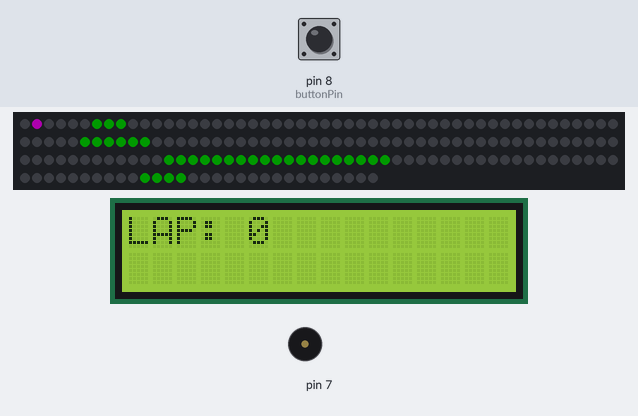
Bench run of a sketch on a simulated Arduino Uno, built with avr-gcc and run on an emulated ATmega328P. On the bench: 180 RGB LEDs in strip order, left to right, continuing on the next row, 16×2 character LCD, buzzer (waves = sounding). The test bench sets the inputs (shaded band); at power-on: pin 8 (buttonPin) LOW. Dim RGB values are drawn brighter than linear; what the sketch prints to the serial monitor is not drawn.

Above: at 0.97 s.
1.3 s: pin 8 (buttonPin) pulled HIGH for 3.2 s
At 1.67 s:
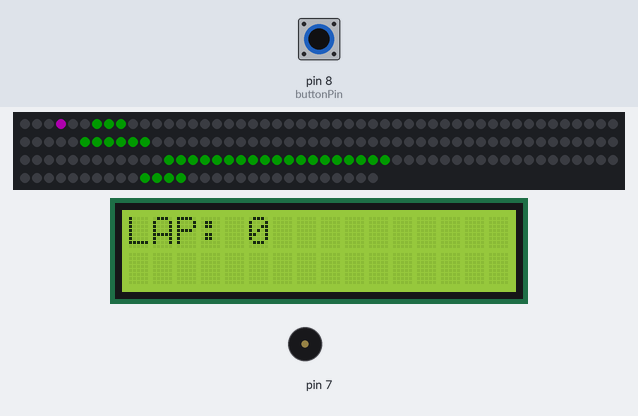
At 3.89 s:
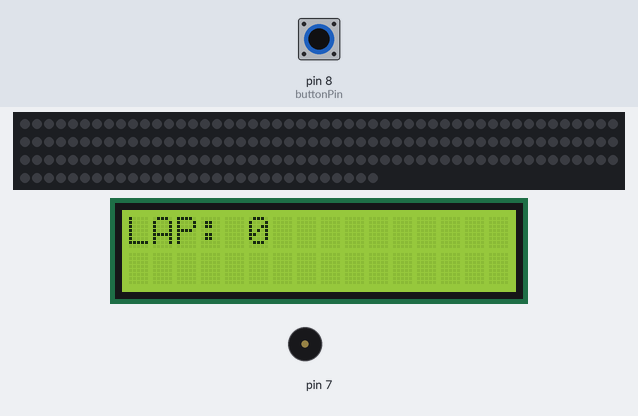
5.1 s: pin 8 (buttonPin) pulled HIGH for 0.15 s
At 5.4 s:
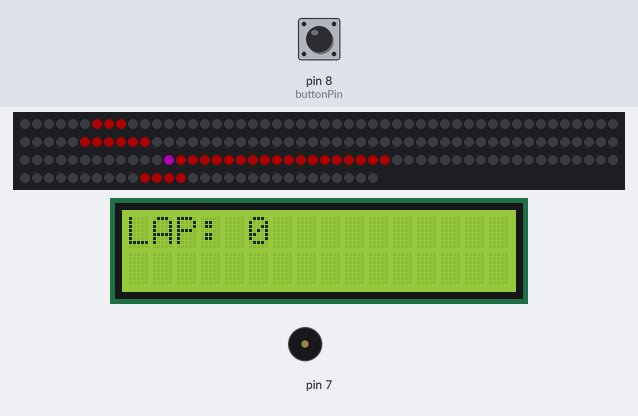
Timing chart, 0 to 11.8 s (numbered marks = the images above; inputs shaded):
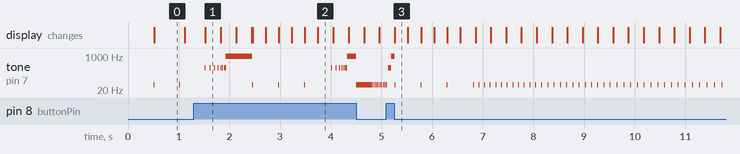

Measured:
- by itself, tone on pin 7: plays 262 Hz for 0.06 s, 988 Hz for 0.07 s, 37 Hz for 0.02 s, 37 Hz for 0.02 s, 37 Hz for 0.02 s, 37 Hz for 0.02 s … (45 notes in this stretch)

The sketch:

Led_Racer_2.ino
```cpp
#include <LiquidCrystal.h>

// Required libraries
#include <math.h>
#include <Adafruit_NeoPixel.h>
#ifdef __AVR__
 #include <avr/power.h> // Required for 16 MHz Adafruit Trinket
#endif

// Declare our NeoPixel strip object:
// Argument 1 = Number of pixels in NeoPixel strip
// Argument 2 = Arduino pin number (most are valid)
// Argument 3 = Pixel type flags, add together as needed:
//   NEO_KHZ800  800 KHz bitstream (most NeoPixel products w/WS2812 LEDs)
//   NEO_KHZ400  400 KHz (classic 'v1' (not v2) FLORA pixels, WS2811 drivers)
//   NEO_GRB     Pixels are wired for GRB bitstream (most NeoPixel products)
//   NEO_RGB     Pixels are wired for RGB bitstream (v1 FLORA pixels, not v2)
//   NEO_RGBW    Pixels are wired for RGBW bitstream (NeoPixel RGBW products)
#define LED_PIN 9
#define LED_COUNT 180
Adafruit_NeoPixel strip(LED_COUNT, LED_PIN, NEO_GRB + NEO_KHZ800);

const int buttonPin = 8;
int buttonState = 0;

unsigned long tick;
unsigned long previousTick = 0;
long interval = 500;
long speedChange = 500;

int speed;
int currentPos;
int lapCounter;

//Corners
int cornerPoints[4][2] = {
  {55, 60},
  {112, 130},
  {160, 163},
  {6, 8},
};
int arrayLength = 4;


#define NOTE_D1  37
#define NOTE_C4 262
#define NOTE_D1 37
#define NOTE_B5  988

LiquidCrystal lcd(12, 11, 5, 4, 3, 2);

// setup() function -- runs once at startup --------------------------------
void setup() {
  // These lines are specifically to support the Adafruit Trinket 5V 16 MHz.
  // Any other board, you can remove this part (but no harm leaving it):
#if defined(__AVR_ATtiny85__) && (F_CPU == 16000000)
  clock_prescale_set(clock_div_1);
#endif
  // END of Trinket-specific code.

  strip.begin();           // INITIALIZE NeoPixel strip object (REQUIRED)
  strip.show();            // Turn OFF all pixels ASAP
  strip.setBrightness(50); // Set BRIGHTNESS to about 1/5 (max = 255)

  Serial.begin(9600);

  lcd.begin(16,2);
}

// loop() function -- runs repeatedly as long as board is on ---------------
void loop() {
  buttonState = digitalRead(buttonPin); //Gets the state of the button being pressed

  lcd.clear();
  lcd.print("LAP: ");
  lcd.print(lapCounter);

  Serial.println(sizeof(cornerPoints));

  //Updates the lcd to display the lap counter
  if(currentPos == 175 ? lapCounter = lapCounter + constrain(1, 1, 1) : false);

  //Prevents the car from moving if the car is at max speed on a corner
  if(!checkOnCorner()) {
    if (tick - previousTick >= interval) {
      previousTick = tick;
      currentPos = currentPos + 1;
      strip.clear();
        //Controls the car acceleration
        if (buttonState == HIGH) {
          if (interval > 100){ //The slot car will always move at least once every 100ms when the button is held
            interval = 100;
          }
        else {
          interval -= pow(interval, 0.65); //The formula for  calculating acceleration
        }
        //The max speed of the car
        if (interval < 7) {
          interval = 7;
        }
        //Plays the max speed Tone
        if (interval < 8) {
          tone(7, NOTE_B5, 18);
        }
        //Plays the acceleration tone
        else {
          tone(7, NOTE_C4, 18);
        }
    }
    //Controls the deceleration
    else {
      interval += 1; //Adds 1 to the interval when the button isn't held
      //Sets the slowest speed the slot car can go
      if (interval > 1000) {
        interval = 1000;
      }
      //Plays a tone when the button isnt being held
      tone(7, NOTE_D1, 18);
    }

    //Resets the LED when it reaches the end of the track
    if (currentPos > 175) {
      currentPos = 0;
    }
      }
  }
  else {
    for (int i = 0; i < 3; i++) { //Flashes 3 times
      tone(7, NOTE_D1, 18);
      //Sets the colors of the LEDS
      for(int i = 0; i < arrayLength; i++){
        setCornerLEDS(cornerPoints[i][0], cornerPoints[i][1], false);
      }
      strip.setPixelColor(currentPos, strip.Color(255, 0 ,255));
      strip.show();
      delay(250);

      //Clears the strip
      strip.clear();
      strip.show();
      delay(250);
    }
    interval = 100;
  }

  //Sets the lights for a corner
  for(int i = 0; i < arrayLength; i++){
    setCornerLEDS(cornerPoints[i][0], cornerPoints[i][1], true);
  }

  //Updates the LED car position
  strip.setPixelColor(currentPos, strip.Color(255, 0 ,255));

  strip.show();

  //Keeps track of the milliseconds passed
  tick = millis();
}

void setCornerLEDS(int start, int end, bool isGreen){
  for (int i = 0; i <= end - start; i++){
    if (isGreen){
      strip.setPixelColor(start + i, strip.Color(0, 128, 0));
    }
    else{
      strip.setPixelColor(start + i, strip.Color(255, 0, 0));
    }
  }
}

bool checkOnCorner() {
  for(int i = 0; i < arrayLength; i++){
    if(currentPos >= cornerPoints[i][0] && currentPos <= cornerPoints[i][1] && interval <= 15){
      return true;
    }
  }
  return false;
}
```
